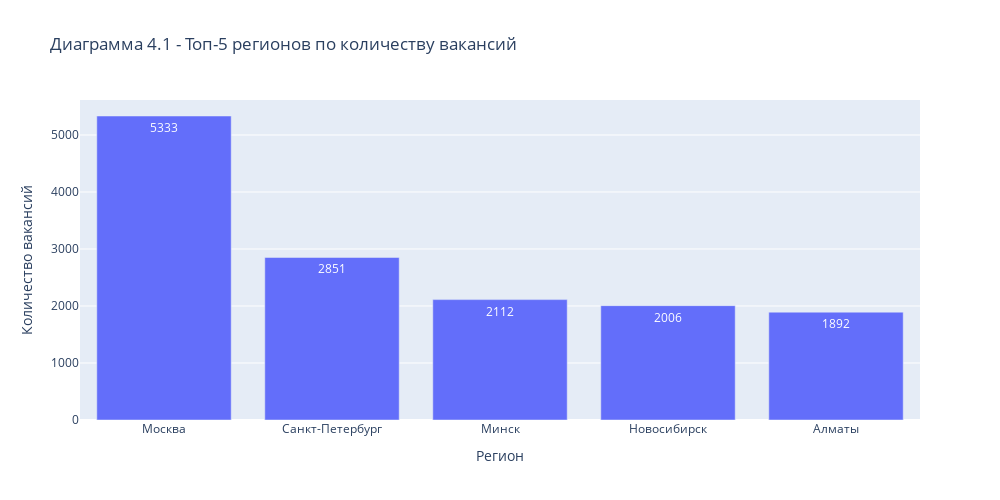

This figure's notebook cell:
### Code cell
barplot = px.bar(data_frame=df, x='area', y='vacancies', text='vacancies', title='Диаграмма 4.1 - Топ-5 регионов по количеству вакансий', \
    height=500, width=1000, labels={'vacancies':'Количество вакансий', 'area':'Регион'})
barplot
# столбчатая диаграмма: топ-5 регионов по количеству вакансий

### Figure 1 — Plotly figure (JSON) as saved in the notebook; plotly's stock layout.template omitted (floating-point values rounded to 4 significant figures)
{"data": [{"alignmentgroup": "True", "hovertemplate": "Регион=%{x}<br>Количество вакансий=%{text}<extra></extra>", "legendgroup": "", "marker": {"color": "#636efa", "pattern": {"shape": ""}}, "name": "", "offsetgroup": "", "orientation": "v", "showlegend": false, "text": [5333, 2851, 2112, 2006, 1892], "textposition": "auto", "type": "bar", "x": ["Москва", "Санкт-Петербург", "Минск", "Новосибирск", "Алматы"], "xaxis": "x", "y": [5333, 2851, 2112, 2006, 1892], "yaxis": "y"}], "layout": {"barmode": "relative", "height": 500, "legend": {"tracegroupgap": 0}, "title": {"text": "Диаграмма 4.1 - Топ-5 регионов по количеству вакансий"}, "width": 1000, "xaxis": {"anchor": "y", "domain": [0, 1], "title": {"text": "Регион"}}, "yaxis": {"anchor": "x", "domain": [0, 1], "title": {"text": "Количество вакансий"}}}}
